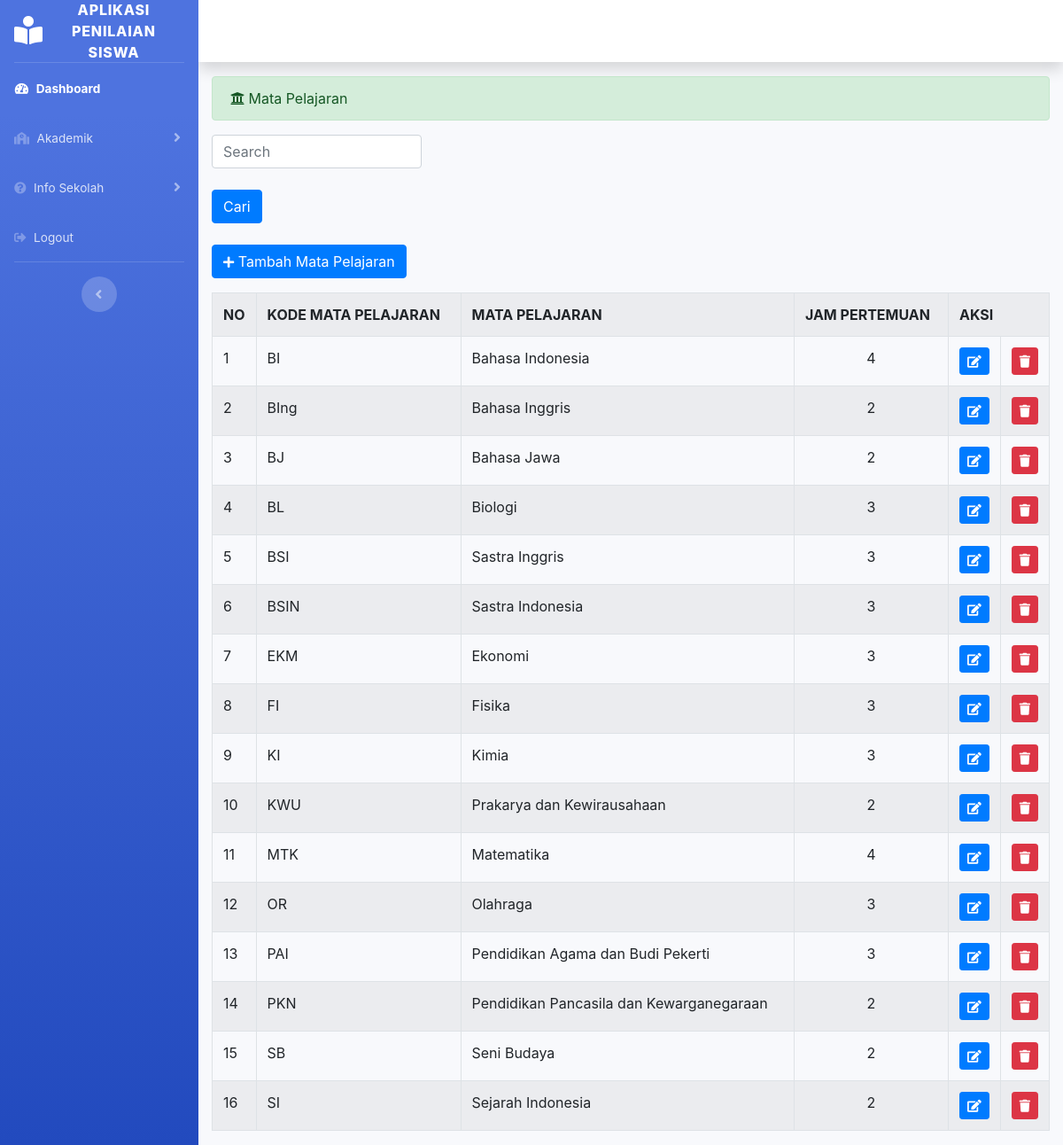
The app's page /index.php/mata_pelajaran with its own data.
### tables this page shows
CREATE TABLE `mata_pelajaran` (
  `kode_mapel` varchar(15) NOT NULL,
  `mapel` varchar(50) DEFAULT NULL,
  `jp` varchar(10) NOT NULL
);

### application/controllers/Mata_pelajaran.php (called while the page is built, shortened)
<?php
class Mata_pelajaran extends CI_Controller{
	public function index(){
		$data['mata_pelajaran'] = $this->mapel_model->tampil_data()->result();
		$this->load->view("templates_administrator/header");
		$this->load->view("templates_administrator/sidebar");
		$this->load->view("administrator/mata_pelajaran", $data);
		$this->load->view("templates_administrator/footer");
	}
}

### index.php (called while the page is built, shortened)
<?php
require_once BASEPATH.'core/CodeIgniter.php';

### application/models/Mapel_model.php (called while the page is built, shortened)
<?php
class Mapel_model extends CI_Model{
	public function tampil_data(){
		return $this->db->get('mata_pelajaran');
	}
}

### application/views/administrator/mata_pelajaran.php (the view, shortened to what this page needs)
<div class="container-fluid">
	<div class="alert alert-success" role="alert">
		<i class="fas fa-university"></i> Mata Pelajaran
	</div>
	<div class="navbar-form navbar-search">
    <?php echo form_open('Mata_pelajaran/search') ?>
    <input type="text" name="keyword" class="form-control" placeholder="Search" style="width: 25%"><br>
    <button type="submit" class="btn btn-primary">Cari</button>
    <?php echo form_close() ?><br>
  </div>
	<?php echo anchor('Mata_pelajaran/input','<button class="btn btn-primary mb-3"><i class="fas fa-plus fa-sm"></i> Tambah Mata Pelajaran</button>') ?>
	<table class="table table-bordered table-striped table-hover">
		<tr>
			<th>NO</th>
			<th>KODE MATA PELAJARAN</th>
			<th>MATA PELAJARAN</th>
			<th>JAM PERTEMUAN</th>
			<th colspan="2">AKSI</th>
		</tr>
		<?php
		$no = 1;
		foreach ($mata_pelajaran as $mp) : ?>
			<tr>
				<td width="20px"><?php echo $no++ ?></td>
				<td><?php echo $mp->kode_mapel ?></td>
				<td><?php echo $mp->mapel ?></td>
				<td><center><?php echo $mp->jp ?></center></td>
				<td width="20px"><?php echo anchor('Mata_pelajaran/update/'.$mp->kode_mapel,'<div class="btn btn-sm btn-primary"><i class="fa fa-edit"></i></div>')?></td>
				<td width="20px"><?php echo anchor('Mata_pelajaran/delete/'.$mp->kode_mapel,'<div class="btn btn-sm btn-danger"><i class="fa fa-trash"></i></div>')?></td>
			</tr>
		<?php endforeach; ?>
	</table>
</div>

### records on screen
mata_pelajaran: kode_mapel "BI", mapel "Bahasa Indonesia", jp "4"
mata_pelajaran: kode_mapel "BIng", mapel "Bahasa Inggris", jp "2"
mata_pelajaran: kode_mapel "BJ", mapel "Bahasa Jawa", jp "2"
mata_pelajaran: kode_mapel "BL", mapel "Biologi", jp "3"
mata_pelajaran: kode_mapel "BSI", mapel "Sastra Inggris", jp "3"
mata_pelajaran: kode_mapel "BSIN", mapel "Sastra Indonesia", jp "3"
mata_pelajaran: kode_mapel "EKM", mapel "Ekonomi", jp "3"
mata_pelajaran: kode_mapel "FI", mapel "Fisika", jp "3"
mata_pelajaran: kode_mapel "KI", mapel "Kimia", jp "3"
mata_pelajaran: kode_mapel "KWU", mapel "Prakarya dan Kewirausahaan", jp "2"
mata_pelajaran: kode_mapel "MTK", mapel "Matematika", jp "4"
mata_pelajaran: kode_mapel "OR", mapel "Olahraga", jp "3"
mata_pelajaran: kode_mapel "PAI", mapel "Pendidikan Agama dan Budi Pekerti", jp "3"
mata_pelajaran: kode_mapel "PKN", mapel "Pendidikan Pancasila dan Kewarganegaraan", jp "2"
mata_pelajaran: kode_mapel "SB", mapel "Seni Budaya", jp "2"
mata_pelajaran: kode_mapel "SI", mapel "Sejarah Indonesia", jp "2"
